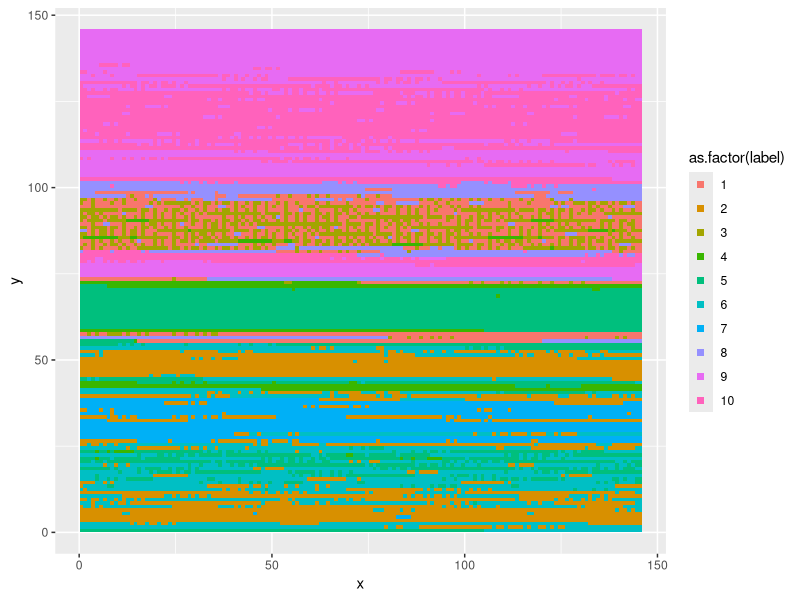

Reproduce this figure in R.
# R code for generating a plot from the 'labels' data gotten out of the Matlab
# K-means function

library(ggplot2)

labels <- t(read.csv('labels.csv',header=F))
table(labels)
n <- sqrt(length(labels))
# n = 145
map <- data.frame(cbind(labels,rep(1:n,n),rep(1:n,each=n)))
names(map) <- c('label','x','y')

ggplot(map,aes(x,y,color=as.factor(label)))+geom_point(shape=15,size=2)
